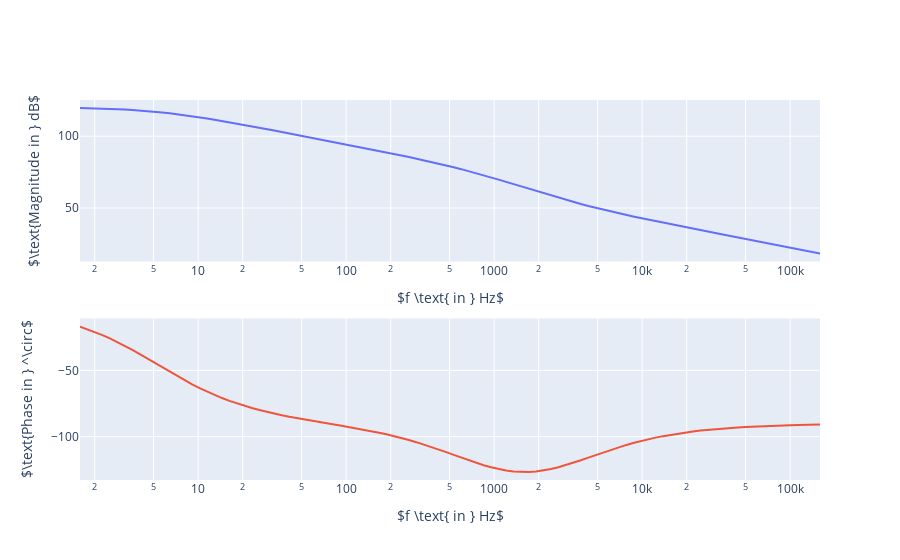

Write notebook code for a chart like this one.
### Code cell
w = np.logspace(1, 6, 100)
f = w/(2*np.pi)

G = g(w)

fig = subplots.make_subplots(rows=2, cols=1)
fig.update_layout(
    xaxis_title=r"$f \text{ in } Hz$",
    yaxis_title=r"$\text{Magnitude in } dB$",
    xaxis2_title=r"$f \text{ in } Hz$",
    yaxis2_title=r"$\text{Phase in } ^\circ$",
    xaxis=dict(type="log"),
    xaxis2=dict(type="log"),
    showlegend=False,
)
fig.add_scatter(x=f, y=20 * np.log10(np.abs(G)), name="magnitude", row=1, col=1)
fig.add_scatter(x=f, y=180/np.pi * np.angle(G), name="phase", row=2, col=1)

fig.show(renderer="browser")
fig.show()
